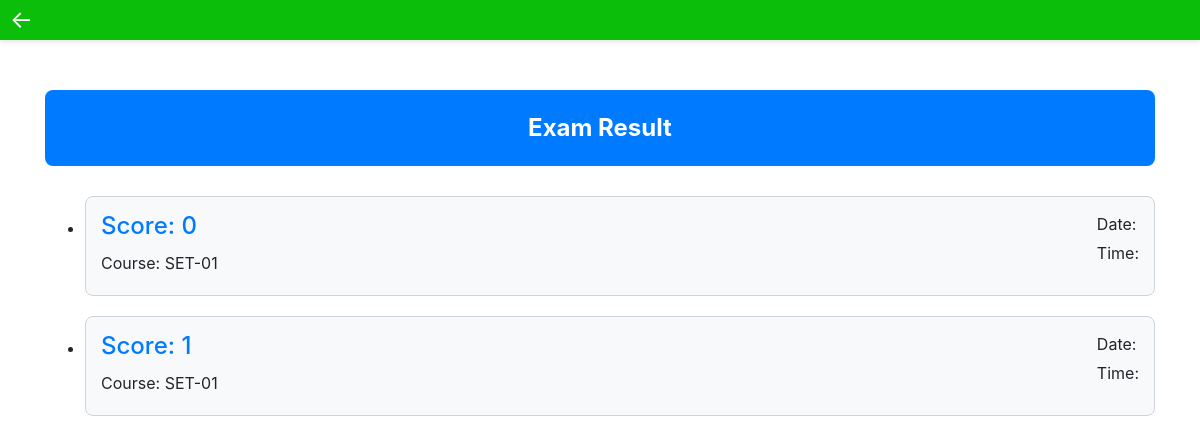
The page /view_score/ (signed in) on the database as committed earlier.
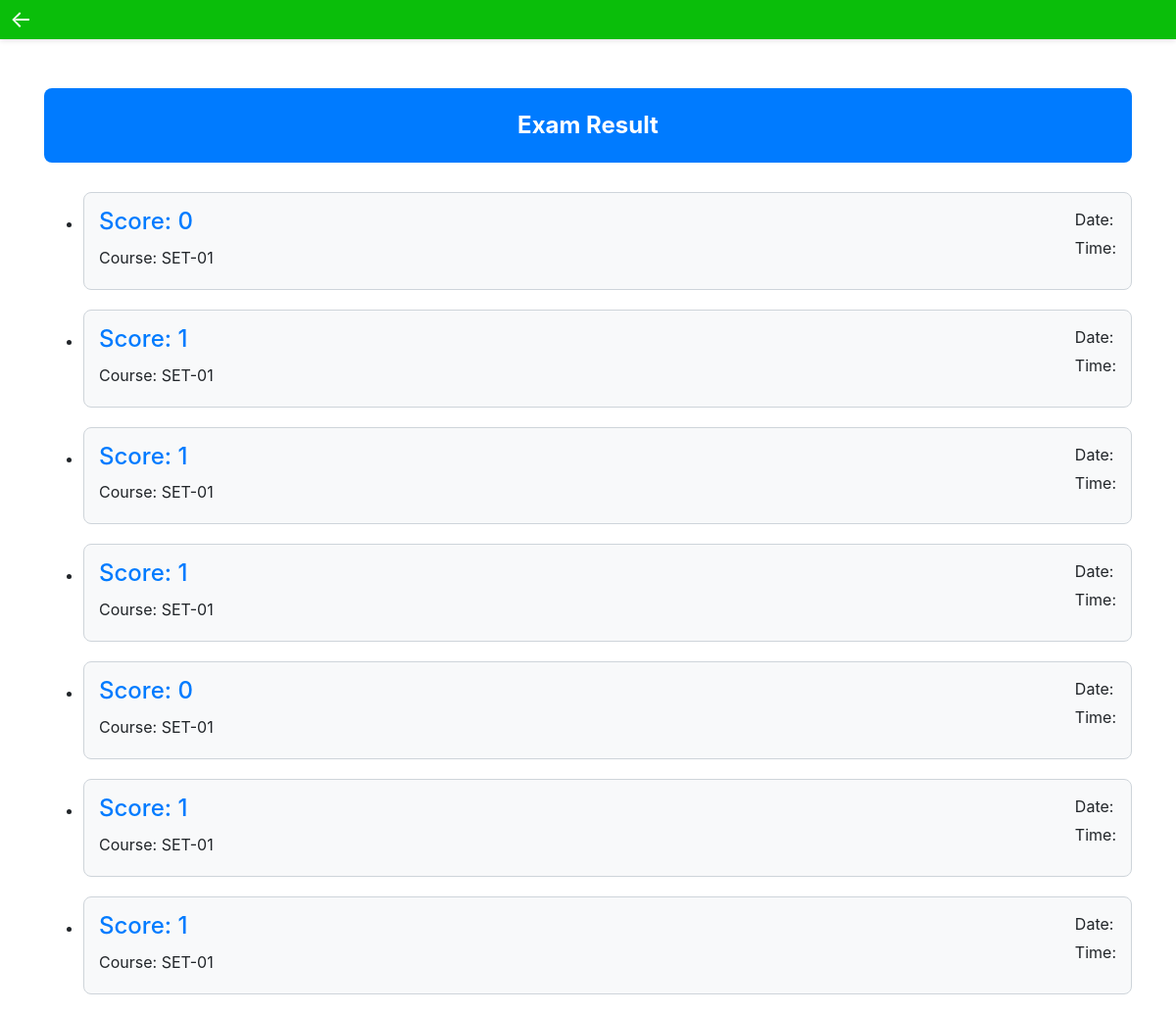
The same page on the database as committed later.
### main/models.py (models this page shows, shortened)
class ScoreBoard(models.Model):
    course = models.ForeignKey(Course, on_delete=models.CASCADE)
    user = models.ForeignKey(User, on_delete=models.CASCADE)
    score = models.IntegerField()

class Course(models.Model):
    course_name = models.CharField(max_length=100)

### main/views.py (the view)
# urls.py: path('view_score/' , view_score , name="view_score"),
@login_required(login_url='/login')
def view_score(request):
    user = request.user
    score = ScoreBoard.objects.filter(user=user)
    context = {'score' : score}
    return render(request,'score.html' , context)

### main/templates/score.html (shortened to what this page needs)
<!DOCTYPE html>
<html lang="en">
<head>
  <link rel="stylesheet" href="https://stackpath.bootstrapcdn.com/bootstrap/4.4.1/css/bootstrap.min.css">
</head>
<body>
  <div class="header">
    <a class="left-arrow" href="{% url 'main:modelexam' %}">&#8592;</a>
</div>
  <div class="container">
    <div class="result-container">
      <div class="result-header">
        Exam Result
      </div>
      {% if score %}
      <ul class="result-list">
        {% for s in score %}
        <li class="result-item">
          <h4>Score: {{ s.score }}</h4>
          <p>Course: {{ s.course.course_name }}</p>
          <div class="exam-info">
            <p>Date: {{ s.exam_date }}</p>
            <p>Time: {{ s.exam_time }}</p>
          </div>
        </li>
        {% endfor %}
      </ul>
      {% else %}
      <div class="no-result-message">
        <p>You haven't given any exam yet.</p>
        <a class="btn btn-primary" href="/">Start Exam</a>
      </div>
      {% endif %}
    </div>
  </div>
</body>
</html>

Rows that differ between the two databases and show on the page:
added ScoreBoard: score "1", course.course_name "SET-01"
added ScoreBoard: score "1", course.course_name "SET-01"
added ScoreBoard: score "0", course.course_name "SET-01"
added ScoreBoard: score "1", course.course_name "SET-01"
added ScoreBoard: score "1", course.course_name "SET-01"
